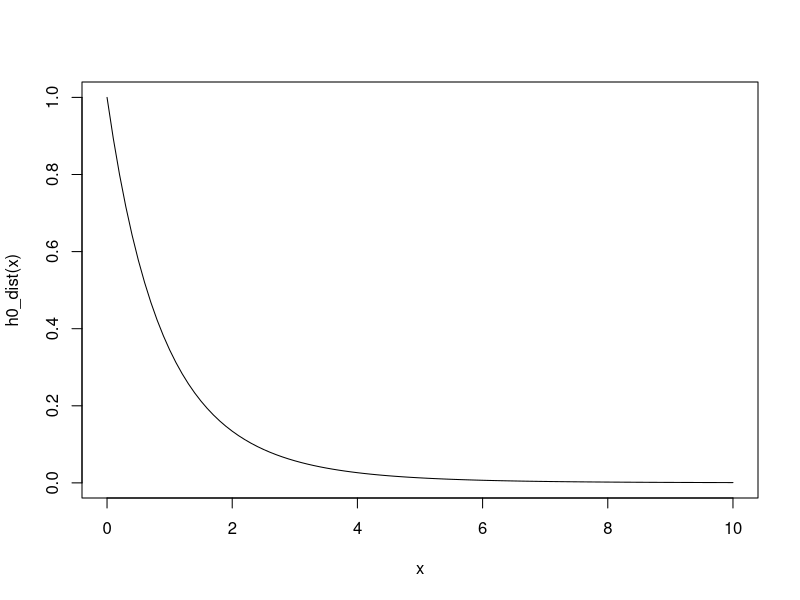

Reproduce this figure in R.
#分散分析をしてみよう。
a<-c(64,72,68,77,56,95)
b<-c(75,93,78,65,55)
c<-c(78,91,97,82,82,78,95)
mean(a)
mean(b)
mean(c)

#群内平方和
a_gunnai<-sum((a-mean(a))^2)
b_gunnai<-sum((b-mean(b))^2)
c_gunnai<-sum((c-mean(c))^2)
sq_gunnai<-a_gunnai+b_gunnai+c_gunnai
df_gunnai<-(length(a)-1)+(length(b)-1)+(length(c)-1)
var_gunnai<-sq_gunnai/df_gunnai

#群間平方和
zentai<-mean(c(a,b,c))
sq_gunkan<-(mean(a)-zentai)^2*length(a)+(mean(b)-zentai)^2*length(b)+(mean(c)-zentai)^2*length(c)
df_gunkan<-2
var_gunkan<-sq_gunkan/df_gunkan

#F検定統計量
f<-var_gunkan/var_gunnai

#fの帰無分布
h0_dist<-function(x){df(x,df_gunkan,df_gunnai)}
curve(h0_dist,from=0,to=10)

#p値
1-pf(f,df_gunkan,df_gunnai)

#帰無仮説は棄却されない。